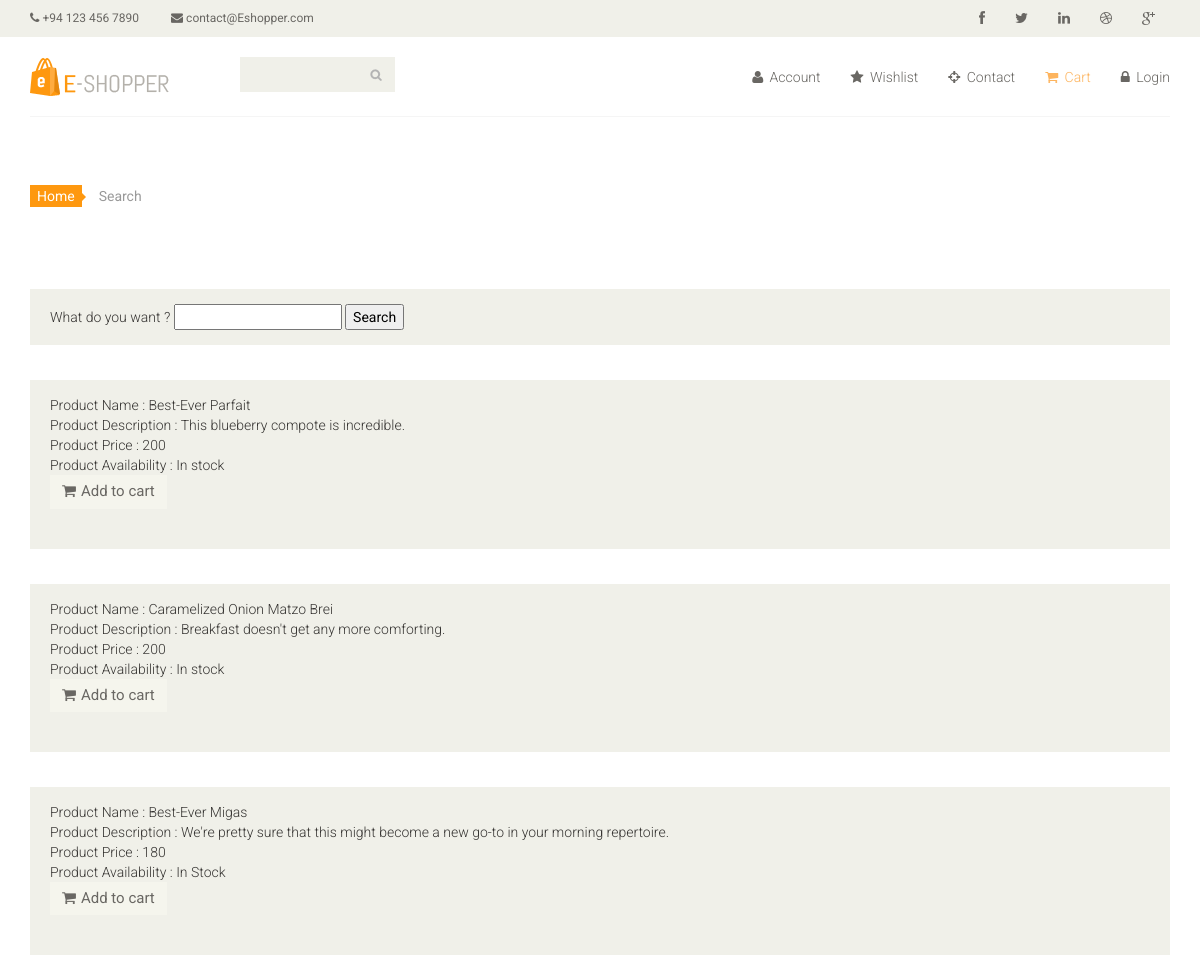
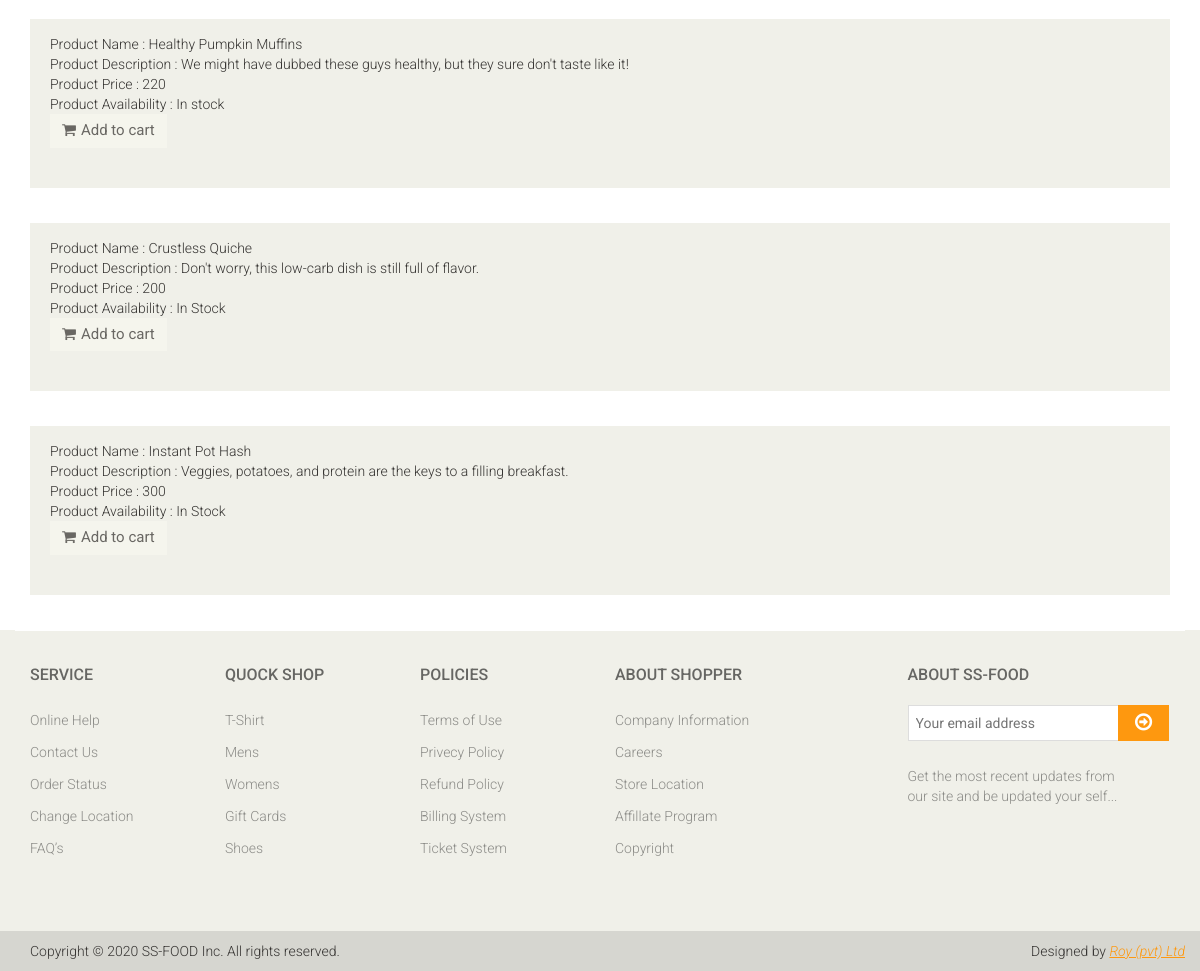
Screenshot of /search.php with the database file from the repository (2 pictures, top to bottom).
### tables this page shows
CREATE TABLE IF NOT EXISTS `products` (
  `id` int(11) NOT NULL AUTO_INCREMENT,
  `category` int(11) NOT NULL,
  `subCategory` int(11) DEFAULT NULL,
  `productName` varchar(255) DEFAULT NULL,
  `productCompany` varchar(255) DEFAULT NULL,
  `productPrice` int(11) DEFAULT NULL,
  `productPriceBeforeDiscount` int(11) DEFAULT NULL,
  `productDescription` longtext,
  `productImage1` varchar(255) DEFAULT NULL,
  `productImage2` varchar(255) DEFAULT NULL,
  `productImage3` varchar(255) DEFAULT NULL,
  `shippingCharge` int(11) DEFAULT NULL,
  `productAvailability` varchar(255) DEFAULT NULL,
  `postingDate` timestamp NULL DEFAULT CURRENT_TIMESTAMP,
  `updationDate` varchar(255) DEFAULT NULL,
  PRIMARY KEY (`id`)
);

### search.php (the view, shortened to what this page needs)
<?php
include('includes/config.php');
$text = $_GET['search'];
?>
<!DOCTYPE html>
<html lang="en">
<head>
    <link href="css/bootstrap.min.css" rel="stylesheet">
    <link href="css/font-awesome.min.css" rel="stylesheet">
    <link href="css/prettyPhoto.css" rel="stylesheet">
    <link href="css/price-range.css" rel="stylesheet">
    <link href="css/animate.css" rel="stylesheet">
	<link href="css/main.css" rel="stylesheet">
	<link href="css/responsive.css" rel="stylesheet">
</head>
<body>
<?php include('includes/header.php'); ?>
	<section id="cart_items">
		<div class="container">
			<div class="breadcrumbs">
				<ol class="breadcrumb">
				  <li><a href="/eshopper">Home</a></li>
				  <li class="active">Search</li>
				  <li class="active"><?php echo $text;?></li>
				</ol>
			</div>
			<div class="register-req">
				<form action="" Method="POST">
					What do you want ?
					<input type="text" name="search" Placeholder="">
					<input type="submit" name="submit" value="Search" >
				</form>
			</div>
<?php
$query=mysqli_query($con,"select * from products where productName like '%$search%' limit 6");
while($row=mysqli_fetch_array($query))
{
if($row > 0){
?>
			<div class="register-req">
				<p><?php echo "Product Name : ". htmlentities($row['productName'])?> </p>
				<p><?php echo "Product Description : ". htmlentities($row['productDescription'])?> </p>
				<p><?php echo "Product Price : ". htmlentities($row['productPrice'])?> </p>
				<p><?php echo "Product Availability : ". htmlentities($row['productAvailability'])?> </p>
				<a href="index.php?page=product&action=add&id=<?php echo $row['id']; ?>" class="btn btn-default add-to-cart"><i class="fa fa-shopping-cart"></i>Add to cart</a>
			</div>
<?php }else{ echo "No results found"; } ?>
<?php }?>
		</div>
	</section>
<?php include('includes/footer.php'); ?>
</body>
</html>

### css/main.css (style rules this page uses)
body { font-family: 'Roboto', sans-serif; background:; position: relative; font-weight:400px; }
a { -webkit-transition: 300ms; -moz-transition: 300ms; -o-transition: 300ms; transition: 300ms; }
.add-to-cart { background:#F5F5ED; border: 0 none; border-radius: 0; color: #696763; font-family: 'Roboto', sans-serif; font-size: 15px; margin-bottom: 25px; }
.add-to-cart i { margin-right:5px; }
.breadcrumbs { position: relative; }
.breadcrumbs .breadcrumb { background:transparent; margin-bottom: 75px; padding-left: 0; }
.breadcrumbs .breadcrumb li a { background:#FE980F; color: #FFFFFF; padding: 3px 7px; }
.breadcrumbs .breadcrumb li a:after { content:""; height:auto; width: auto; border-width: 8px; border-style: solid; border-color:transparent transparent transparent #FE980F; position: absolute; top: 11px; left:48px; }
.breadcrumbs .breadcrumb > li + li:before { content: " "; }
.register-req, .step-one .heading { background: none repeat scroll 0 0 #F0F0E9; color: #363432; font-size: 20px; margin-bottom: 35px; padding: 10px 25px; font-family: 'Roboto', sans-serif; }
.register-req { font-size: 14px; font-weight: 300; padding: 15px 20px; margin-top: 35px; }
.register-req p { margin-bottom: 0 }

### rows the page displays
products: productName "Best-Ever Parfait", productDescription "This blueberry compote is incredible.", productPrice "200", productAvailability "In stock"
products: productName "Caramelized Onion Matzo Brei", productDescription "Breakfast doesn't get any more comforting.", productPrice "200", productAvailability "In stock"
products: productName "Best-Ever Migas", productDescription "We're pretty sure that this might become a new go-to in your morning repertoire.", productPrice "180", productAvailability "In Stock"
products: productName "Healthy Pumpkin Muffins", productDescription "We might have dubbed these guys healthy, but they sure don't taste like it!", productPrice "220", productAvailability "In stock"
products: productName "Crustless Quiche", productDescription "Don't worry, this low-carb dish is still full of flavor.", productPrice "200", productAvailability "In Stock"
products: productName "Instant Pot Hash", productDescription "Veggies, potatoes, and protein are the keys to a filling breakfast.", productPrice "300", productAvailability "In Stock"
